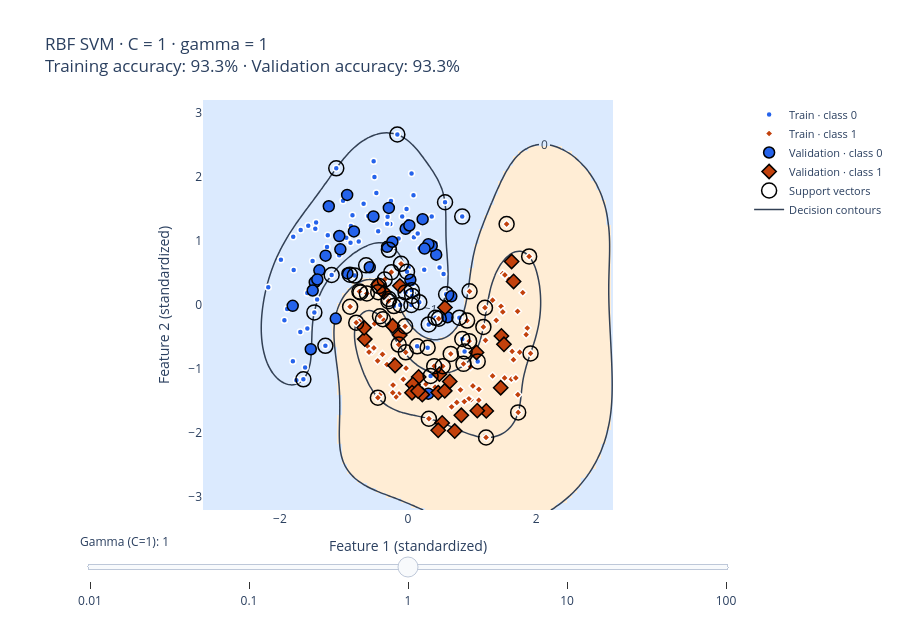

Notebook source saved alongside this figure:
### Markdown cell above
## 2. A kernel changes the shapes the model can express

A **kernel** lets an SVM compare examples in a way that can create nonlinear boundaries. The **RBF (radial basis function)** kernel uses similarity that decreases with squared distance. We will keep C=1 and change **gamma**, which controls how quickly that similarity decreases.

Small gamma gives each point a broad influence. Large gamma makes influence more local, which can produce small islands around training examples.

**Predict:** Will very high gamma improve both training and validation accuracy? Compare the curved boundaries with the linear plot above. Gamma and C are different controls; changing one does not stand in for changing the other.

### Code cell
gamma_values=[0.01,0.1,1,10,100]
rbf_cases=[classifier_case(SVC(kernel="rbf",C=1,gamma=g),f"RBF SVM · C = 1 · gamma = {g}") for g in gamma_values]
rbf_fig=classifier_plot(rbf_cases,"Gamma (C=1): ",initial=2,margins=True)
rbf_fig.show()
display(pd.DataFrame([{"Kernel":"linear","Setting":c["label"],"Train":c["train_acc"],"Validation":c["val_acc"]}
    for c in linear_cases]+[{"Kernel":"RBF","Setting":c["label"],"Train":c["train_acc"],"Validation":c["val_acc"]}
    for c in rbf_cases]).round(3))
